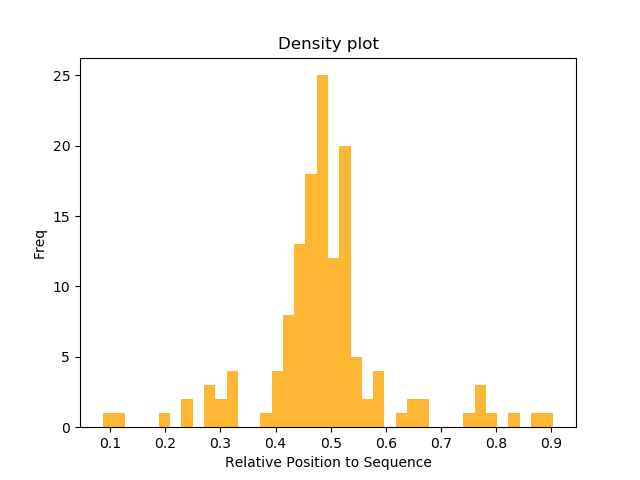

The script that saved this image:
#!/usr/bin/env python3

"""
Usage: ./densityplot.py regionoverlap.out 
"""




import sys 
import matplotlib
import matplotlib.pyplot as plt
import numpy as np


list1=[]

for i, line in enumerate (open(sys.argv[1])):
    if i == 0:
        continue
    fields = line.rstrip("\n").split("\t")
    pos=int(fields[3])
    seq_start=int(fields[10])
    seq_end=int(fields[11])
    seq_length=seq_end-seq_start
    ral_pos=(pos-seq_start)/seq_length
    list1.append(ral_pos) 
print (list1)
   

fig, ax =plt.subplots()
ax.hist(list1, color="orange", bins=40, alpha=0.8)
ax.set_title("Density plot")
ax.set_xlabel("Relative Position to Sequence")
ax.set_ylabel("Freq")
fig.savefig("densityplot.png")
plt.close(fig)

